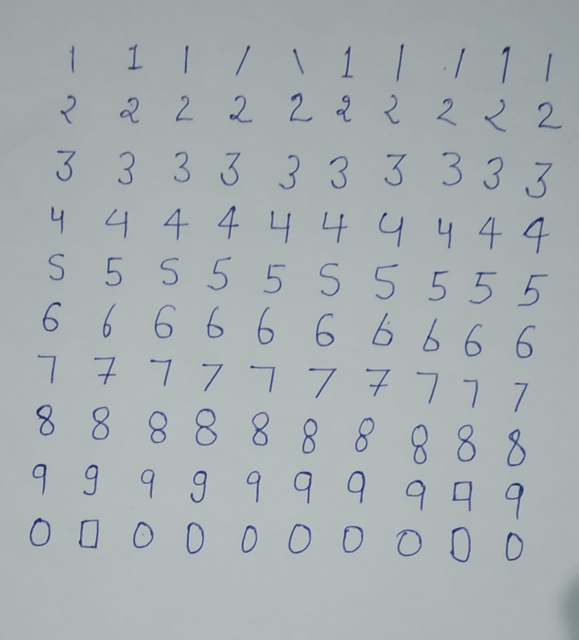
#> input picture train1.jpg, 1157 x 1280 px (shown at 1/2 size); the run also reads 1 picture not shown here
$ jupyter execute --allow-errors Digit_Recognition.ipynb   (shell and % lines are left out)
#> lines starting #> are read from the running program, lines starting #| are printed output that depends on the picture; after the words box and inside, x2 and y2 are one past the last pixel; in counts of white or black regions, pixels touching at a corner belong together; long printed decimals are rounded
### needed.py
from PIL import Image
from numpy import asarray


def imresize(arr,size):
	img=Image.fromarray(arr)
	img=img.resize(size)
	return asarray(img)

### Digit_Recognition.ipynb
# Handwritten Digit Recognition Project

## 1. Import all Libraries

[cell 1]
import numpy as np
from needed import imresize
from PIL import Image
import cv2
from skimage.feature import hog
from matplotlib import pyplot as plt
from sklearn.model_selection import train_test_split
from sklearn.metrics import accuracy_score
from sklearn.utils import shuffle

## 2. Define all funtions

[cell 2]
DIGIT_WIDTH = 10
DIGIT_HEIGHT = 20
IMG_HEIGHT = 28
IMG_WIDTH = 28
CLASS_N = 10

def split(img, cell_size, flatten=True):
    h, w = img.shape[:2]
    sx, sy = cell_size
    cells = [np.hsplit(row, w // sx) for row in np.vsplit(img, h // sy)]
    cells = np.array(cells)
    if flatten:
        cells = cells.reshape(-1, sy, sx)
    return cells


def load_digits(fn):
    print('loading "%s for training" ...' % fn)
    digits_img = cv2.imread(fn, 0)
    digits = split(digits_img, (DIGIT_WIDTH, DIGIT_HEIGHT))
    resized_digits = []
    for digit in digits:
        resized_digits.append(imresize(digit, (IMG_WIDTH, IMG_HEIGHT)))
    labels = np.repeat(np.arange(CLASS_N), len(digits) / CLASS_N)
    return np.array(resized_digits), labels


def px_to_hog(img_array):
    hog_featuresData = []
    for img in img_array:
        fd = hog(img,
                 orientations=10,
                 pixels_per_cell=(5, 5),
                 cells_per_block=(1, 1))
        hog_featuresData.append(fd)
    hog_features = np.array(hog_featuresData, 'float64')
    return np.float32(hog_features)


class KNN_MODEL():
    def __init__(self, k=3):
        self.k = k
        self.model = cv2.ml.KNearest_create()

    def train(self, samples, responses):
        self.model.train(samples, cv2.ml.ROW_SAMPLE, responses)

    def predict(self, samples):
        retval, results, neigh_resp, dists = self.model.findNearest(samples, self.k)
        return results.ravel()


def find_digits(contours, hierarchy):
    hierarchy = hierarchy[0]
    bounding_rectangles = [cv2.boundingRect(ctr) for ctr in contours]
    final_bounding_rectangles = []

    u, indices = np.unique(hierarchy[:, -1], return_inverse=True)
    most_common_heirarchy = u[np.argmax(np.bincount(indices))]

    for r, hr in zip(bounding_rectangles, hierarchy):
        x, y, w, h = r
        if ((w * h) > 250) and (10 <= w <= 200) and (10 <= h <= 200) and hr[3] == most_common_heirarchy:
            final_bounding_rectangles.append(r)

    return final_bounding_rectangles


def proc_user_img(img_file, model):
    print('loading "%s for digit recognition" ...' % img_file)
    im = cv2.imread(img_file)
    blank_image = np.zeros((im.shape[0], im.shape[1], 3), np.uint8)
    blank_image.fill(255)

    imgray = cv2.cvtColor(im, cv2.COLOR_BGR2GRAY)
    plt.imshow(imgray)
    kernel = np.ones((5, 5), np.uint8)

    ret, thresh = cv2.threshold(imgray, 127, 255, 0)
    thresh = cv2.erode(thresh, kernel, iterations=1)
    thresh = cv2.dilate(thresh, kernel, iterations=1)
    thresh = cv2.erode(thresh, kernel, iterations=1)

    contours, hierarchy = cv2.findContours(thresh, cv2.RETR_TREE, cv2.CHAIN_APPROX_SIMPLE)

    digits_rectangles = find_digits(contours, hierarchy)

    for rect in digits_rectangles:
        x, y, w, h = rect
        cv2.rectangle(im, (x, y), (x + w, y + h), (0,255,0), 2)
        im_digit = imgray[y:y + h, x:x + w]
        im_digit = (255 - im_digit)
        im_digit = imresize(im_digit, (IMG_WIDTH, IMG_HEIGHT))

        hog_img_data = px_to_hog([im_digit])
        pred = model.predict(hog_img_data)
        cv2.putText(im, str(int(pred[0])), (x, y), cv2.FONT_HERSHEY_SIMPLEX, 2, (165,42,42), 3)
        cv2.putText(blank_image, str(int(pred[0])), (x, y), cv2.FONT_HERSHEY_SIMPLEX, 3, (255, 0, 0), 5)

    plt.title('Overlay Image', fontweight = 'bold')
    plt.imshow(im)
    cv2.imwrite("output1.png", im)

    cv2.imwrite("final.png", blank_image)


def get_contour_precedence(contour, cols):
    return contour[1] * cols + contour[0]

def load_digits_custom(img_file):
#> called with img_file = 'train1.jpg'
    train_data = []
#> train_data = []
    train_target = []
    start_class = 1
    im = cv2.imread(img_file)
#> im is the input picture: shape (1280, 1157, 3); mean B, G, R 177.8, 175.2, 167
    imgray = cv2.cvtColor(im, cv2.COLOR_BGR2GRAY)
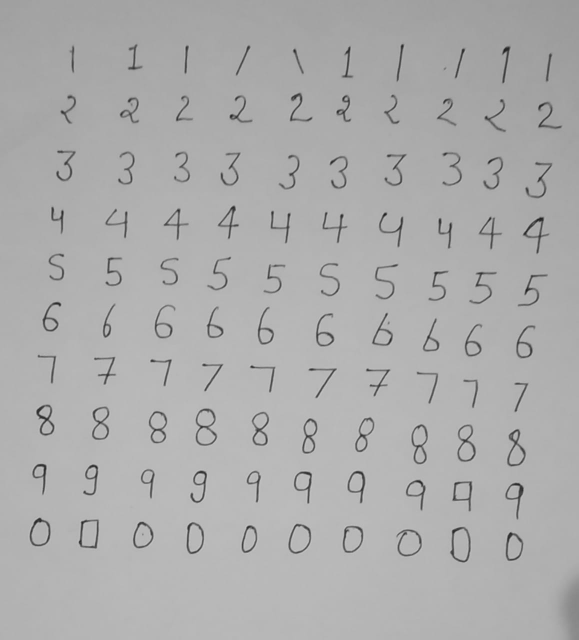
#> imgray: shape (1280, 1157) (shown at 1/2 size); min 22, max 209, mean 173
    plt.imshow(imgray)
    kernel = np.ones((5, 5), np.uint8)

    ret, thresh = cv2.threshold(imgray, 127, 255, 0)
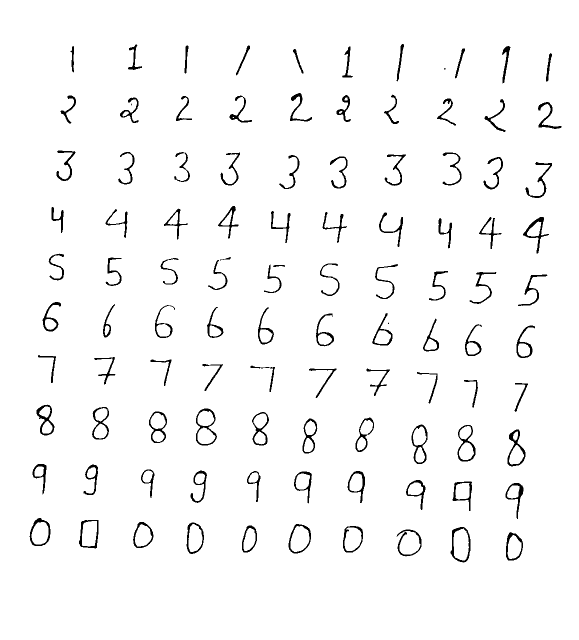
#> thresh: shape (1280, 1157) (shown at 1/2 size); 97% white; 106 black regions (3 under 20 px), largest, box (x1, y1, x2, y2) and area: (1015, 859, 1051, 933) 727, (1046, 434, 1098, 507) 724, (392, 817, 434, 891) 695
    thresh = cv2.erode(thresh, kernel, iterations=1)
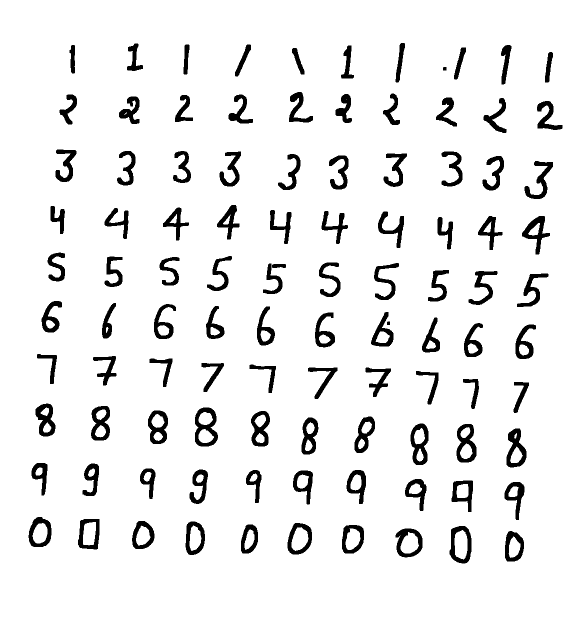
#> thresh: shape (1280, 1157) (shown at 1/2 size); 92.7% white; 103 black regions, largest, box (x1, y1, x2, y2) and area: (390, 815, 436, 893) 1763, (913, 848, 953, 925) 1604, (1013, 857, 1053, 935) 1598
    thresh = cv2.dilate(thresh, kernel, iterations=1)
#> thresh: shape (1280, 1157); 96.9% white; 104 black regions (3 under 20 px)
    thresh = cv2.erode(thresh, kernel, iterations=1)

    contours, hierarchy = cv2.findContours(thresh, cv2.RETR_TREE, cv2.CHAIN_APPROX_SIMPLE)
#> contours = 160 contours, 2 with area under 20; largest, box (x1, y1, x2, y2) and area: (0, 0, 1157, 1280) 1478524, (389, 814, 437, 894) 3044, (898, 1051, 944, 1128) 2848, (790, 1056, 846, 1116) 2624, (574, 1045, 625, 1110) 2548
    digits_rectangles = find_digits(contours, hierarchy)
#> in find_digits, `bounding_rectangles = [cv2.boundingRect(ctr) for ctr in contours]`: bounding_rectangles = 160 items, first 6: (0, 0, 1157, 1280), (1009, 1061, 40, 63), (1017, 1073, 24, 43), (790, 1056, 56, 60), (801, 1064, 37, 43), (898, 1051, 46, 77)
#> in find_digits, `u, indices = np.unique(hierarchy[:, -1], return_inverse=True)`: u = 48 values from -1 to 145; indices = 160 values, max 47 at index 146, min 0 at index 0, mean 9.34
#> in find_digits, `most_common_heirarchy = u[np.argmax(np.bincount(indices))]`: most_common_heirarchy = 0
#> the loop in find_digits, `for r, hr in zip(bounding_rectangles, hierarchy):` made 160 passes
#> (hr, x, y, w, h) on passes 1 to 3: ([-1, -1, 1, -1], 0, 0, 1157, 1280), ([3, -1, 2, 0], 1009, 1061, 40, 63), ([-1, -1, -1, 1], 1017, 1073, 24, 43)
#> after the loop in find_digits, `for r, hr in zip(bounding_rectangles, hierarchy):`: final_bounding_rectangles = 101 items, first 6: (1009, 1061, 40, 63), (790, 1056, 56, 60), (898, 1051, 46, 77), (683, 1049, 46, 59), (481, 1048, 36, 60), (574, 1045, 51, 65)
#> digits_rectangles has the same summary as final_bounding_rectangles in find_digits

    digits_rectangles.sort(key=lambda x: get_contour_precedence(x, im.shape[1]))

    for index, rect in enumerate(digits_rectangles):
        x, y, w, h = rect
        cv2.rectangle(im, (x, y), (x + w, y + h), (0, 255, 0), 2)
        im_digit = imgray[y:y + h, x:x + w]
        im_digit = (255 - im_digit)

        im_digit = imresize(im_digit, (IMG_WIDTH, IMG_HEIGHT))
        train_data.append(im_digit)
        train_target.append(start_class % 10)

        if index > 0 and (index + 1) % 10 == 0:
            start_class += 1
#> this loop made 101 passes
#> (x, y, w, h) on passes 1 to 12: (790, 85, 21, 81), (253, 86, 34, 57), (366, 88, 14, 62), (469, 88, 34, 66), (138, 89, 13, 59), (1001, 89, 23, 81), (681, 90, 28, 68), (907, 94, 26, 66), (583, 95, 27, 55), (1089, 103, 18, 63), (577, 183, 50, 63), (765, 186, 36, 65)
#> pass 1, in imresize, `img=img.resize(size)`:
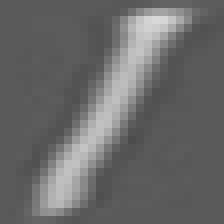
#> img: PIL image 28x28 L (shown 8 times larger); min 77, max 216, mean 105.1
#> after the loop:
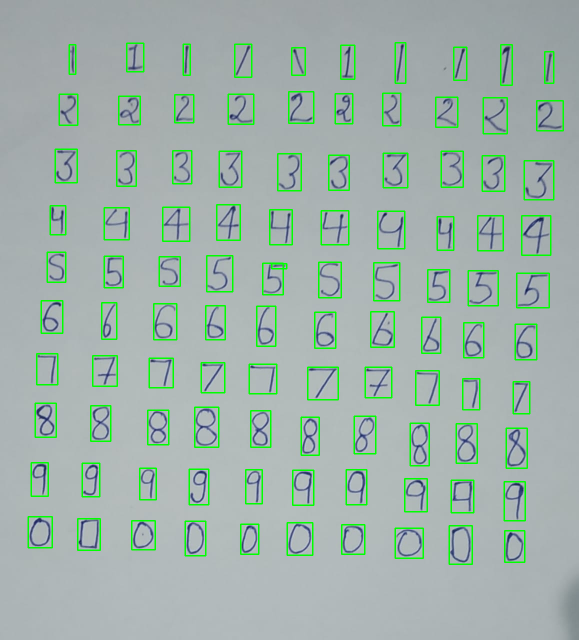
#> im: shape (1280, 1157, 3) (shown at 1/2 size); 4.43% of pixels changed, all inside (x1, y1, x2, y2) = (55, 84, 1128, 1130)
#> after the loop:
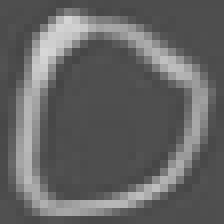
#> im_digit: shape (28, 28) (shown 8 times larger); min 69, max 215, mean 100
#> after the loop, start_class = 11; train_data = 101 items; train_target = 101 values, max 9 at index 80, min 0 at index 90, mean 4.47
    cv2.imwrite("output1.png", im)

    return np.array(train_data), np.array(train_target)

def max(a):
    max = a[0]
    for i in range(len(a)):
        while a[i]>max:
            max=a[i]
            j=i
    return j

## 3. Data Preparation

[cell 3]
TRAIN_MNIST_IMG = 'digits.png'
TRAIN_USER_IMG = ['train1.jpg','train2.jpg','train3.jpg','train4.jpg','train5.jpg']
Accuracy = []
TEST_USER_IMG = 'test.png'

plt.title('Test Image', fontweight = 'bold')
#> (the rest of this cell did not finish here and is left out)

[cell 4]
for i in range(len(TRAIN_USER_IMG)):
    # digits, labels = load_digits(TRAIN_MNIST_IMG) #original MNIST data (not good detection)
    digits, labels = load_digits_custom(
        TRAIN_USER_IMG[i]) # my handwritten dataset (better than MNIST on my handwritten digits)
#> labels has the same summary as train_target in load_digits_custom

    digits, labels = shuffle(digits, labels, random_state=256)
#> labels = 101 values, max 9 at index 5, min 0 at index 34, mean 4.47


    train_digits_data = px_to_hog(digits)
#> the loop in px_to_hog, `for img in img_array:` made 101 passes
#> after the loop in px_to_hog, `for img in img_array:`: hog_featuresData = 101 items
#> in px_to_hog, `hog_features = np.array(hog_featuresData, 'float64')`:
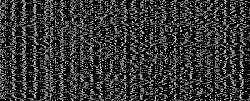
#> hog_features: shape (101, 250) float64; min 0, max 1, mean 0.201
    X_train, X_test, y_train, y_test = train_test_split(train_digits_data, labels, test_size=0.33, random_state=42)
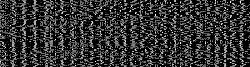
#> X_train: shape (67, 250) float32; min 0, max 1, mean 0.201
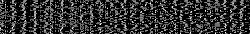
#> X_test: shape (34, 250) float32; min 0, max 1, mean 0.201
#> y_train = 67 values, max 9 at index 1, min 0 at index 7, mean 4.27; y_test = 34 values, max 9 at index 14, min 0 at index 17, mean 4.85

    model = KNN_MODEL(k=3)
    model.train(X_train, y_train)
    preds = model.predict(X_test)
#> in predict, `retval, results, neigh_resp, dists = self.model.findNearest(samples, s..`: retval = 8; results = 34 values, max 9 at index 14, min 0 at index 3, mean 4.76; neigh_resp = 34 rows, first 8: [8, 8, 8], [8, 8, 8], [5, 5, 7], [0, 0, 0], [6, 4, 7], [6, 6, 6], [2, 6, 1], [2, 2, 2]; dists = 34 rows, first 8: [12.18, 12.35, 12.83], [9.44, 12.28, 15.51], [10.24, 12.88, 14.17], [9.82, 10.46, 10.7], [15.92, 18.15, 18.62], [12.5, 12.89, 12.92], [16.36, 17.62, 18.42], [18.31, 18.91, 19.62]
#> preds has the same summary as results in predict
    print('Accuracy of ',i+1,':', accuracy_score(y_test, preds))
#| Accuracy of  1 : 0.7647

    Accuracy.append(accuracy_score(y_test, preds))
#> pass 2 of the loop `for i in range(len(TRAIN_USER_IMG)):`:
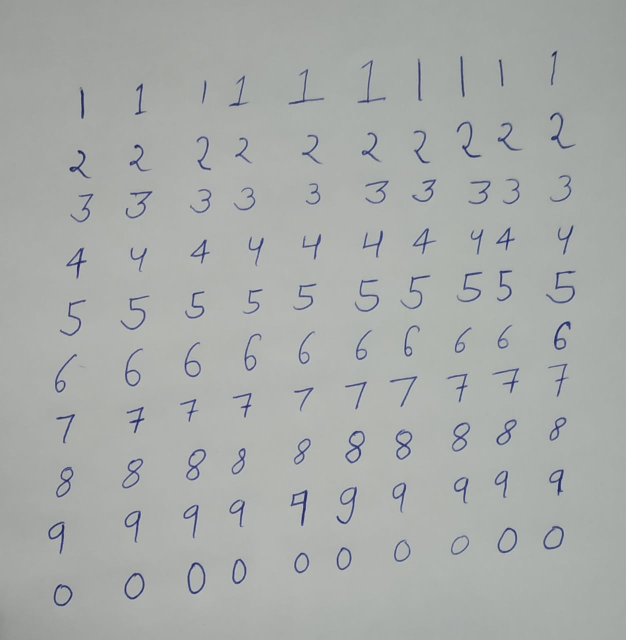
#> input picture train2.jpg, 1252 x 1280 px (shown at 1/2 size)
#> in load_digits_custom, im is the input picture: shape (1280, 1252, 3); mean B, G, R 169.6, 171.7, 168.4
#> imgray: shape (1280, 1252)
#> in load_digits_custom (call 2), `thresh = cv2.dilate(thresh, kernel, iterations=1)`:
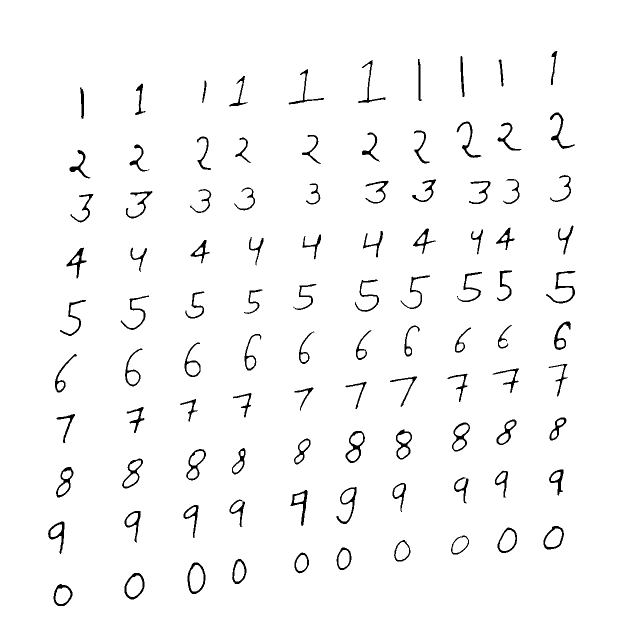
#> thresh: shape (1280, 1252) (shown at 1/2 size); 97.3% white; 100 black regions
#> contours = 155 contours, 2 with area under 20; largest, box (x1, y1, x2, y2) and area: (0, 0, 1252, 1280) 1600029, (372, 1122, 414, 1191) 2248, (688, 859, 733, 929) 2075, (246, 1143, 292, 1202) 2042, (369, 895, 415, 964) 1952
#> the loop in find_digits (call 2), `for r, hr in zip(bounding_rectangles, hierarchy):` made 155 passes
#> (r, hr) on passes 4 to 6: ((246, 1143, 46, 59), [5, 1, 4, 0]), ((255, 1153, 28, 39), [-1, -1, -1, 3]), ((372, 1122, 42, 69), [7, 3, 6, 0])
#> the loop in load_digits_custom (call 2), `for index, rect in enumerate(digits_rectangles):` made 100 passes
#> rect on passes 1 to 8: (1099, 99, 19, 74), (918, 109, 14, 88), (833, 115, 14, 90), (994, 116, 16, 60), (713, 117, 61, 92), (574, 135, 77, 77), (455, 149, 44, 67), (401, 158, 15, 51)
#> the loop in px_to_hog (call 2), `for img in img_array:` made 100 passes
#> hog_features: shape (100, 250) float64
#> `X_train, X_test, y_train, y_test = train_test_split(train_digits_data,..`:
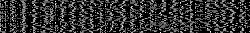
#> X_test: shape (33, 250) float32; min 0, max 1, mean 0.201
#| Accuracy of  2 : 0.9394
#> pass 3 of the loop `for i in range(len(TRAIN_USER_IMG)):`:
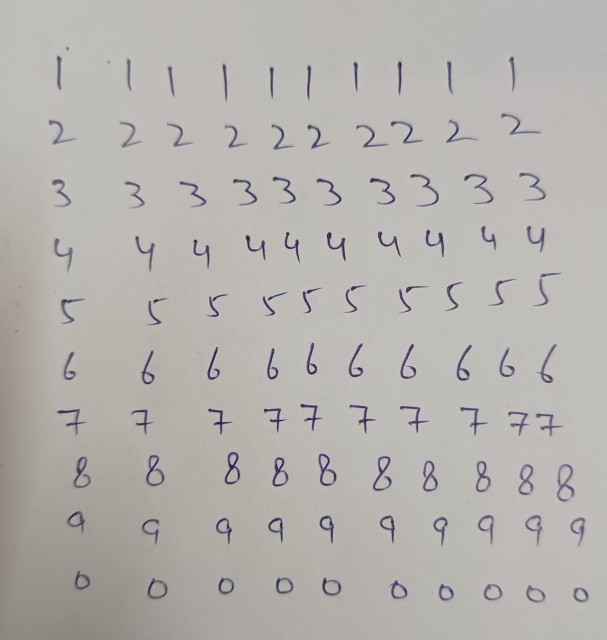
#> input picture train3.jpg, 1214 x 1280 px (shown at 1/2 size)
#> in load_digits_custom, im is the input picture: shape (1280, 1214, 3); mean B, G, R 174.7, 178.1, 181.1
#> imgray: shape (1280, 1214)
#> the loop in load_digits_custom (call 3), `for index, rect in enumerate(digits_rectangles):` made 102 passes
#> rect on passes 1 to 8: (111, 109, 15, 72), (1016, 111, 16, 72), (252, 116, 12, 65), (892, 120, 15, 69), (792, 121, 14, 71), (704, 122, 14, 62), (442, 126, 15, 78), (612, 129, 13, 73)
#> hog_features: shape (102, 250) float64
#> X_train: shape (68, 250) float32
#> `X_train, X_test, y_train, y_test = train_test_split(train_digits_data,..`:
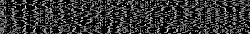
#> X_test: shape (34, 250) float32; min 0, max 1, mean 0.207
#| Accuracy of  3 : 0.7647
#> the loop made 5 passes; the first 3 are shown
print("Dataset having max accuracy is : ", max(Accuracy)+1)
digits, labels = load_digits_custom(
        TRAIN_USER_IMG[max(Accuracy)])
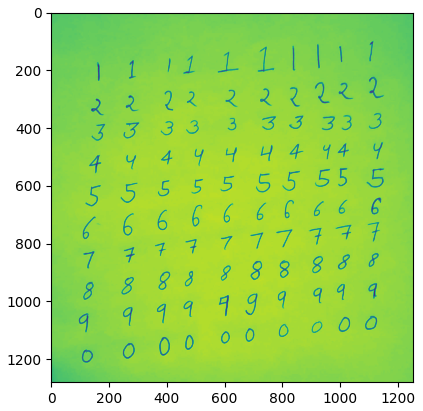
#> figure drawn by matplotlib, 1 panel

## 4. Training & Testing

[cell 5]
digits, labels = shuffle(digits, labels, random_state=256)
train_digits_data = px_to_hog(digits)
X_train, X_test, y_train, y_test = train_test_split(train_digits_data, labels, test_size=0.33, random_state=42)

model = KNN_MODEL(k=3)
model.train(X_train, y_train)
preds = model.predict(X_test)
print(accuracy_score(y_test, preds))

model = KNN_MODEL(k=2)
model.train(train_digits_data, labels)
#> (the rest of this cell did not finish here and is left out)
